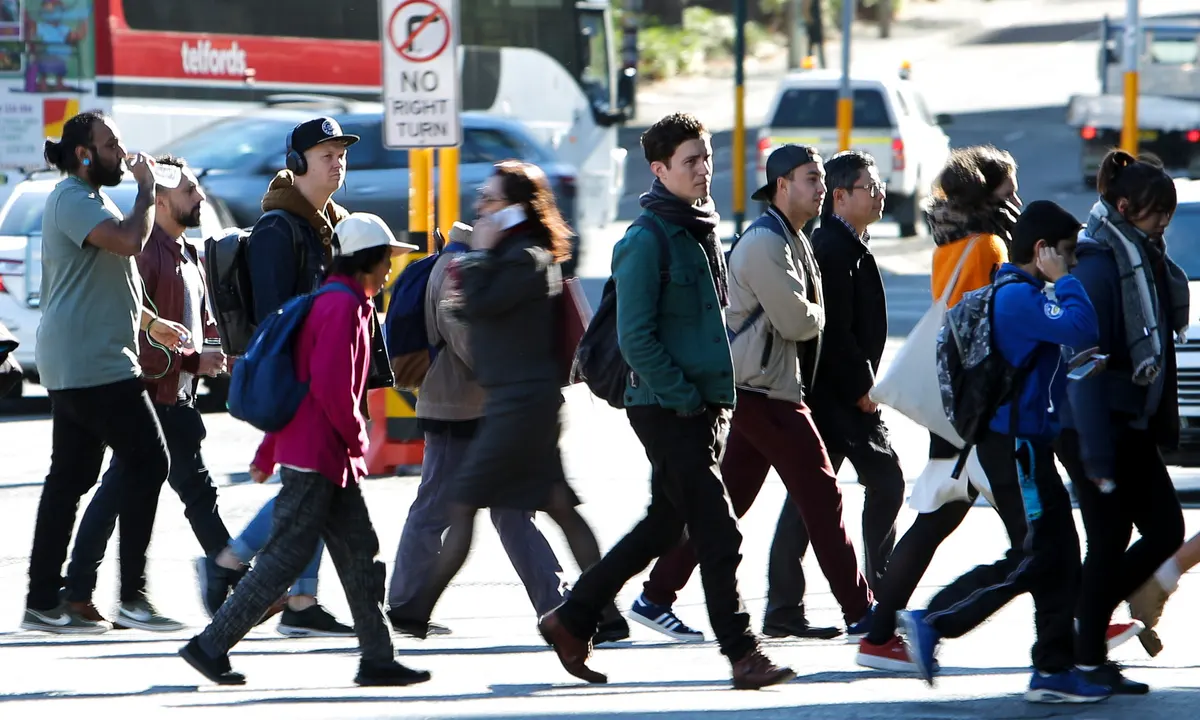
#> input picture P2.jpg, 1200 x 720 px
$ python app.py
#> lines starting #> are read from the running program, lines starting #| are printed output that depends on the picture
import cv2
from imutils.object_detection import non_max_suppression
from imutils import resize
import numpy as np

hog = cv2.HOGDescriptor()
hog.setSVMDetector(cv2.HOGDescriptor_getDefaultPeopleDetector())

img = cv2.imread('P2.jpg')
#> img is the input picture: shape (720, 1200, 3); mean B, G, R 117.5, 110.9, 109
img = resize(img,height=500)
#> img: shape (500, 833, 3)

rects,weights = hog.detectMultiScale(img,winStride=(4,4),padding=(8,8),scale=1.05)
#> rects = [[524, 85, 69, 137], [340, 334, 69, 138], [491, 121, 78, 155], [657, 266, 75, 150], [739, 65, 94, 205], [13, 218, 131, 261], [136, 94, 120, 239], [608, 60, 131, 262], [0, 68, 193, 432], [231, 56, 228, 444], [432, 49, 235, 451]]; weights = [1.55, 1.59, 1.03, 0.464, 0.59, 0.769, 0.834, 0.0776, 0.858, 0.864, 0.529]

copy = img.copy()
for x,y,w,h in rects:
    cv2.rectangle(copy,(x,y),(x+w,y+h),(0,0,255),2)
#> this loop made 11 passes
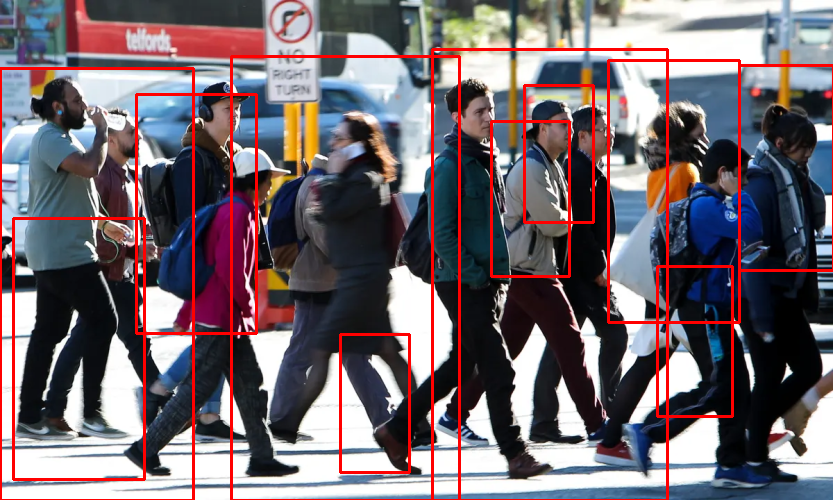
#> copy: shape (500, 833, 3); mean B, G, R 110.5, 104.4, 116.6

cv2.imshow('before suppression',copy)
cv2.waitKey(0)

r = np.array([[x,y,x+w,y+h] for x,y,w,h in rects])
#> r = [[524, 85, 593, 222], [340, 334, 409, 472], [491, 121, 569, 276], [657, 266, 732, 416], [739, 65, 833, 270], [13, 218, 144, 479], [136, 94, 256, 333], [608, 60, 739, 322], [0, 68, 193, 500], [231, 56, 459, 500], [432, 49, 667, 500]]
pick = non_max_suppression(r,probs=None,overlapThresh=0.65)
#> pick = [[432, 49, 667, 500], [231, 56, 459, 500], [0, 68, 193, 500], [657, 266, 732, 416], [136, 94, 256, 333], [608, 60, 739, 322], [739, 65, 833, 270]]

for xa,ya,xb,yb in pick:
    cv2.rectangle(img,(xa,ya),(xb,yb),(0,255,0),2)
#> this loop made 7 passes
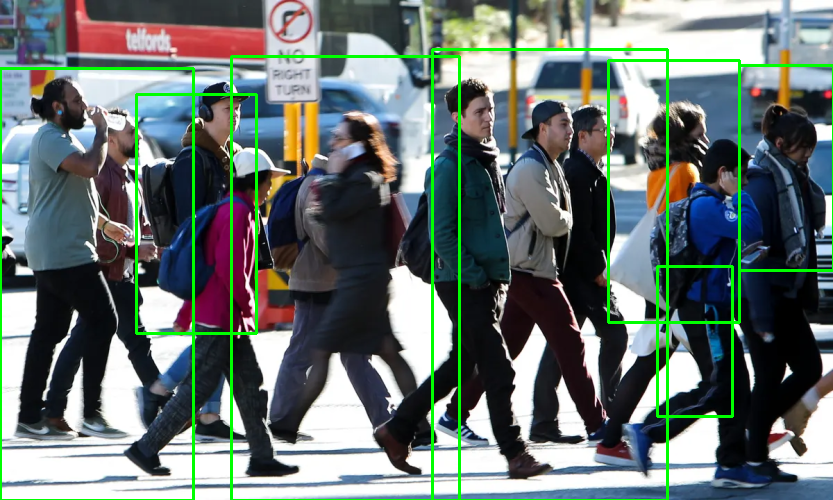
#> img: shape (500, 833, 3); mean B, G, R 112.4, 116.4, 104.4

cv2.imshow('after suppression',img)
cv2.waitKey(0)

cv2.destroyAllWindows()
